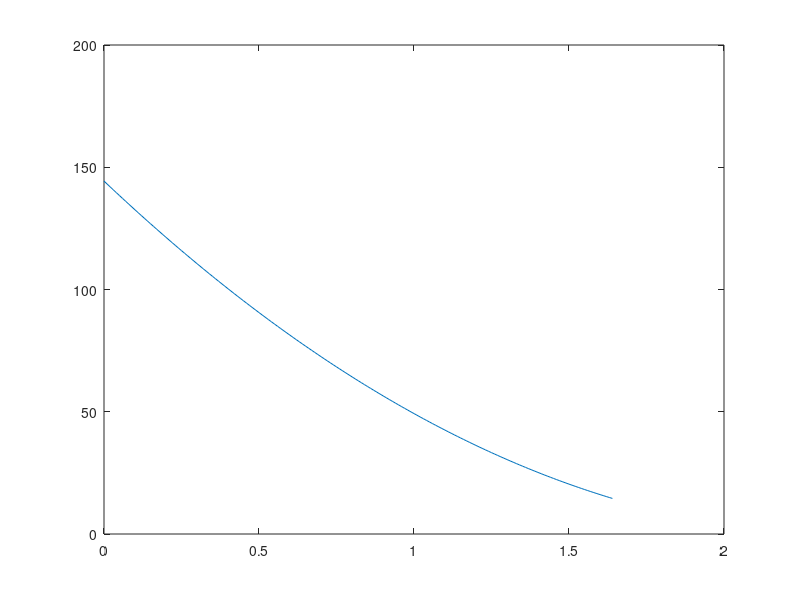

Reproduce this figure in MATLAB.
clear all;
clc;
t = 0;
d = 100;
while d > 15
    x = (5 * t) - 10;
    y = (25 * (t^2)) - (120 * t) + 144;
    d = sqrt(x^2 + y^2);
    t = t + 0.01;
end
fprintf("%d",t);
t = 0:0.01:t;
x = (5 .* t) - 10;
y = (25 .* (t.^2)) - (120 .* t) + 144;
d = sqrt(x.^2 + y.^2);
plot(t,d);
